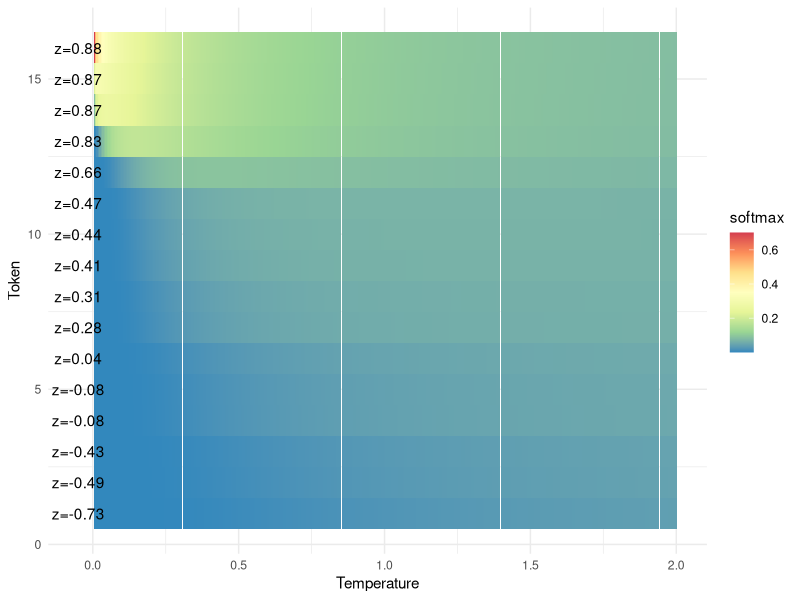

R code for this plot:
## ---- chunk 1
#| echo: False
#| message: false
#| warning: false
#| fig-cap: The effect of the temperature parameter on the softmax-output for a given input. The x-axis represents the temperature, the y-axis represents the token-position and the color represents the probability of the token.
#| fig-alt: A heatmap illustrating the effect of the temperature parameter on the softmax-output for a given input. The x-axis represents the temperature, the y-axis represents the token-position and the color represents the probability of the token.
#| fig-width: 8
#| fig-height: 4
#| fig-dpi: 300
#| fig-align: center
#| classes: .enlarge-onhover
#| label: fig-temp
library(tidyverse)
set.seed(42)

calc_softmax = function( z, temp ) {
    exp_z = exp( z / temp )
    return( exp_z / sum(exp_z) )
}

z = sort(runif(16, -1, 1))

tibble(
    temp = seq(0.005,2,.005),
    softmax = map(temp, ~calc_softmax(z, .)),
) %>% 
  unnest_longer(softmax) %>% 
  mutate(z = rep(seq_along(z), length.out = length(temp)),
         temp = temp) %>% 
  ggplot(aes(x=temp, y=z)) +
  geom_tile(aes(fill = softmax)) +
  geom_text(data = tibble(z = paste0('z=', round(z, 2)),
                          x = -.05,
                          y = seq_along(z)),
            aes(x=x, y=y, label = z)) +
  labs(y = 'Token', x = 'Temperature') +
  theme_minimal() +
  scale_fill_distiller(palette = "Spectral", direction=-1)

